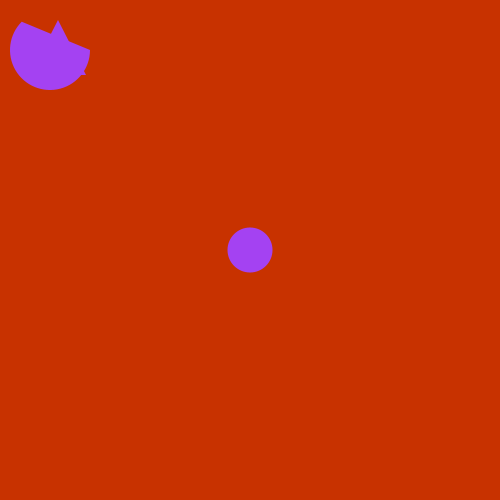
Frame 1 (no input)
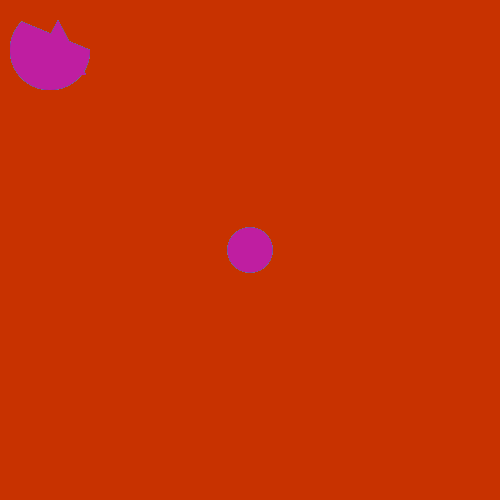
Frame 60 (the mouse pressed at the canvas centre just before this capture)
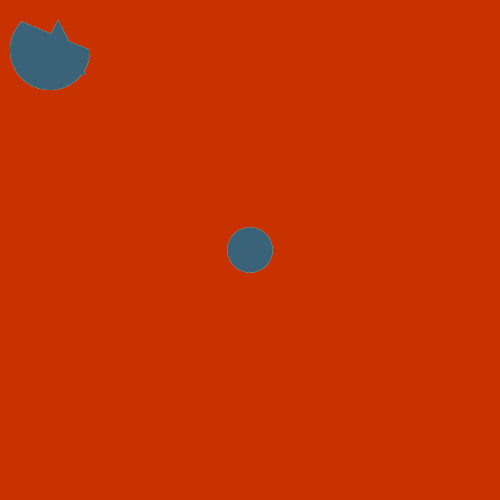
Frame 120 (the mouse held since frame 60 and released just before this capture)

The Processing sketch that drew these frames (run headless with seeded random() and noise(); from frame 60 on, the mouse is pressed at the canvas centre):

// Processing sketch: week_one___drawing_
// ── week_one___drawing_.pde
void setup(){
  
  size(500, 500);
  background(200, 50, 0);
  noStroke();
  
}

void draw(){
  
  fill(random(0, 255), random(0, 255), random(0, 255));
  ellipse(width/2, height/2, 45, 45);
  
  triangle(30, 75, 58, 20, 86, 75);
  
  arc(50, 50, 80, 80, 0, PI+QUARTER_PI, OPEN);
  
}
